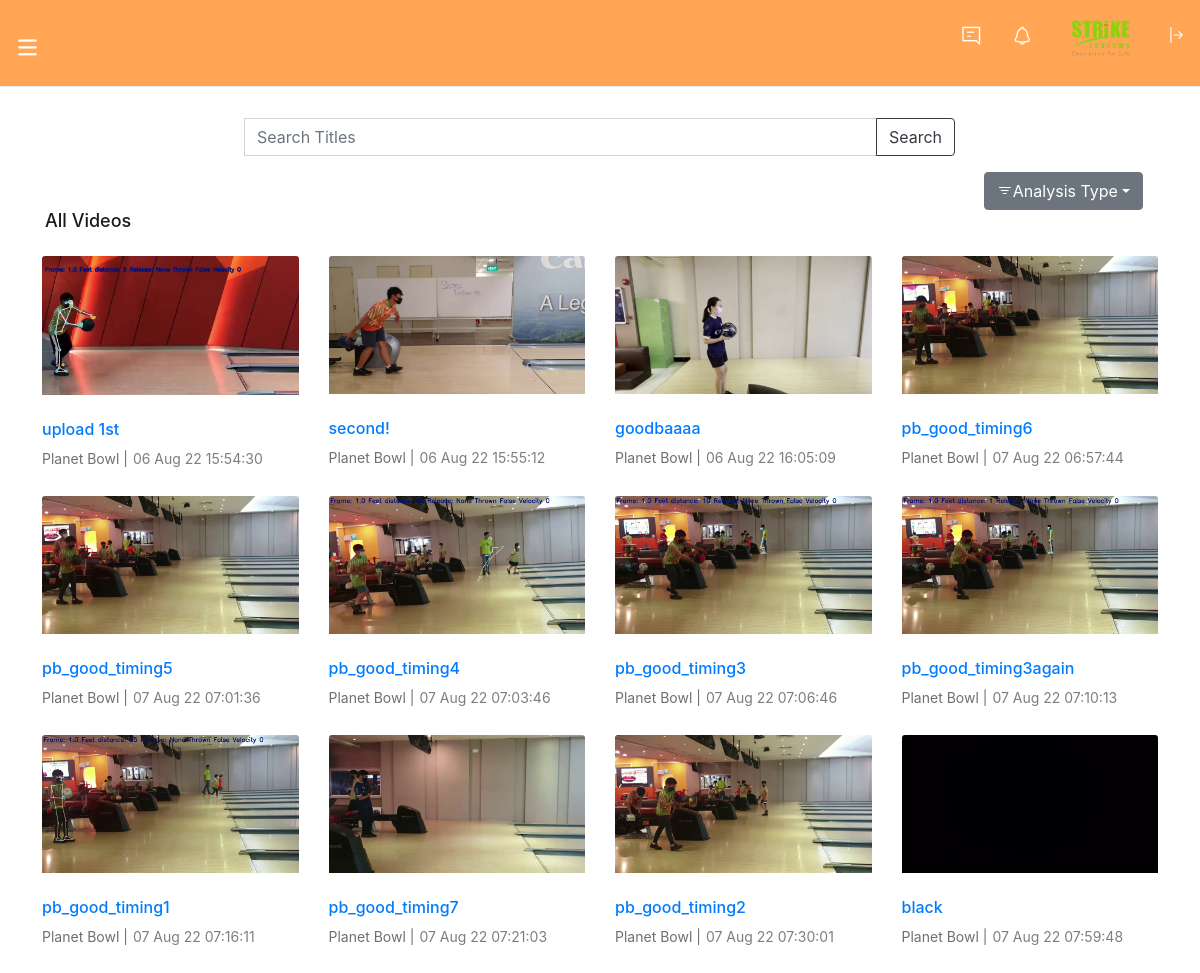
The page /history (signed in) on the database as committed earlier.
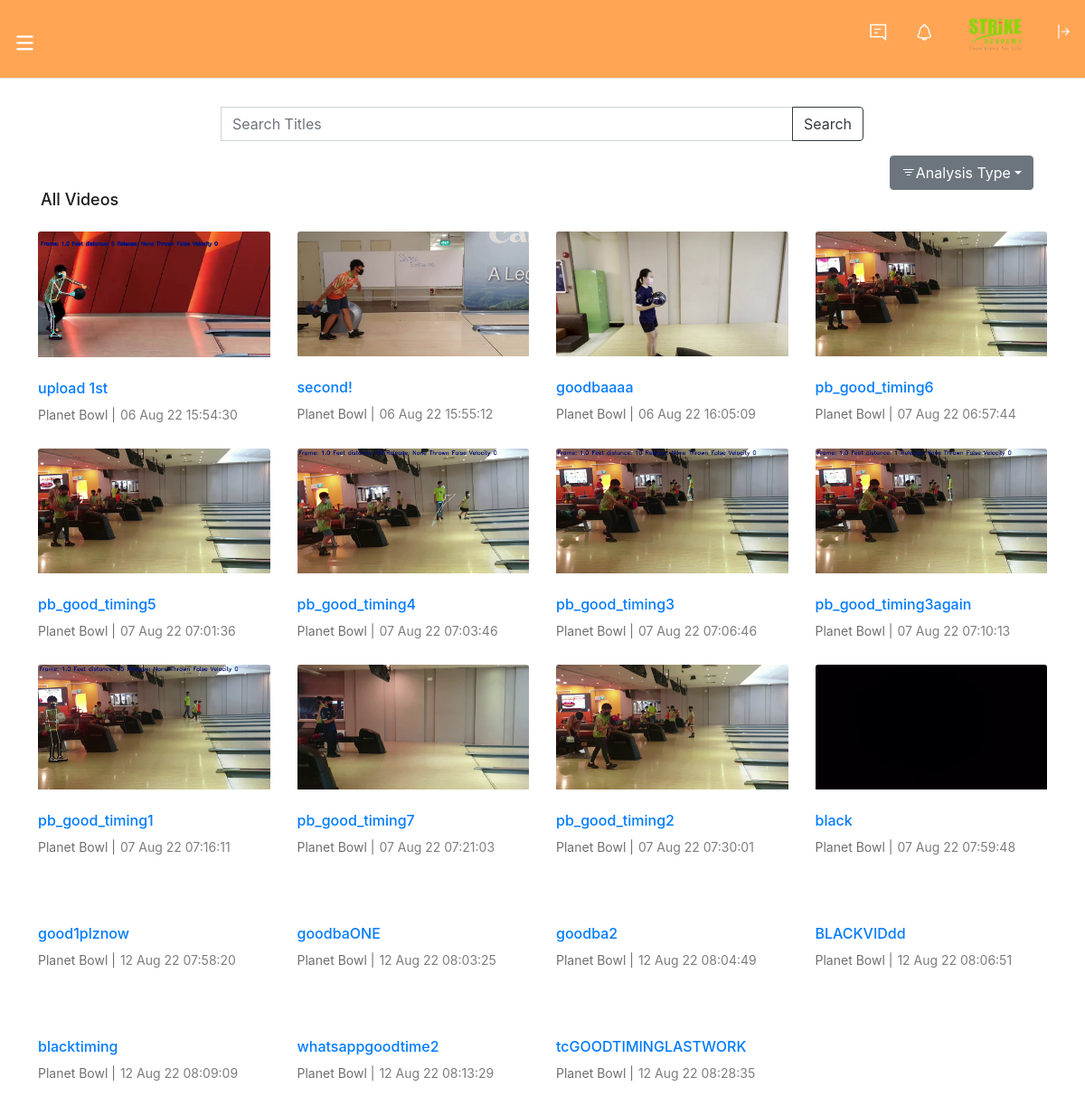
The same page on the database as committed later.
### application/models.py (models this page shows)
class Thumbnail(UserMixin, db.Model):
    __tablename__='Thumbnail'
    id=db.Column(db.Integer, primary_key=True,autoincrement=True)
    User_id=db.Column(db.Integer,db.ForeignKey('Users.id'))
    RawVideo_id=db.Column(db.Integer,db.ForeignKey('RawVideo.id'))
    thumb_path=db.Column(db.String)
    Date=db.Column(db.DateTime,nullable=False)
    Event=db.Column(db.String,nullable=False) #where was this event
    Name=db.Column(db.String,nullable=False)

### application/routes.py (the view, shortened to what this page needs)
@app.route("/history",methods=['GET'])
@app.route('/history/<filter>')
@login_required
def history(filter=None):
    search = SearchForm()
    if request.method == 'GET' and search.validate_on_submit():
        return redirect((url_for('search_results', query=search.search.data)))  # or what you want
    return render_template('history.html',title="Your History", history=gethistory(), search=search, vidType="All")

### application/forms.py
class SearchForm(FlaskForm):
    searched = StringField('Search', [InputRequired()])
    submit = SubmitField("Search")

### application/routes.py (called while the page is built)
@login_manager.user_loader
def load_user(user_id):
    return Users.query.get(int(user_id))

def gethistory():
    try:
        video=Thumbnail.query.filter_by(User_id=current_user.id).all()
        return video
    except Exception as error:
        db.session.rollback()
        flash(error,"danger")
        return []

### application/templates/history.html (shortened to what this page needs)
{% extends "layout.html" %}
{% block content %}
<section class="videso_section">
    <div class="videso_tb_details">
        <div class="container">
            <div class="vidz_sec">
                <div class="row mx-auto justify-content-center">
                    <div class="col-8">
                        <form method="POST" action="{{url_for('search')}}">
                        <div class="input-group mb-3">
                                {{ search.searched(placeholder="Search Titles", class="form-control input-text") }}
                                <div class="input-group-append">
                                    {{ search.submit(class="btn btn-outline-dark")}}
                                </div>
                        </div>
                        </form>
                    </div>
                    <div class="dropdown text-right">
                        <button class="btn btn-secondary dropdown-toggle" type="button" id="dropdownMenuButton" data-toggle="dropdown" aria-haspopup="true" aria-expanded="false"><i class="bi bi-filter"></i>Analysis Type</button>
                    </div>
                </div>
                <h3>{{vidType}} Videos</h3>
                {%if history|length == 0%}
                <p class="text-center">No videos found! Upload a video in our home page.</p>
                {%else%}
                <div class="row mt-2">
                    <div class="vidz_list">
                        <div class="row">
                            {% for hist in history %}
                            <div class="col-lg-3 col-md-3 col-sm-6 col-6 full_wdth">
                                <div class="videoo">
                                    <div class="vid_thumbainl">
                                        <a href="/analysis/{{hist.RawVideo_id}}" title="">
                                            <img src="{{url_for('static', filename='' + hist.thumb_path) }}" alt="">
                                        </a>
                                    </div>
                                    <div class="video_info">
                                        <h3><a href="/analysis/{{hist.RawVideo_id}}" title="">{{hist.Name}}</a></h3>
                                        <span>{{hist.Event}} |<small class="posted_dt">{{hist.Date.strftime('%d %h %y %X')}}</small></span>
                                    </div>
                                </div>
                            </div>
                            {% endfor %}
                        </div>
                    </div>
                </div>
            </div>
        </div>
    </div>
</section>
{%endif%}
{% endblock %}

### application/templates/layout.html (shortened to what this page needs)
<!DOCTYPE html>
<html>
    <head>
        <link rel="stylesheet" href="https://cdn.jsdelivr.net/npm/bootstrap@5.1.3/dist/css/bootstrap.min.css">
        <link rel="stylesheet" href="https://cdn.jsdelivr.net/npm/bootstrap-icons@1.3.0/font/bootstrap-icons.css">
        <link rel="stylesheet" type="text/css" href="{{url_for('static', filename='css/thumbs-embedded.css') }}">
        <link rel="stylesheet" type="text/css" href="{{url_for('static', filename='css/style2.css') }}">
        <link rel="stylesheet" type="text/css" href="{{url_for('static', filename='css/responsive.css') }}">
        <link rel="stylesheet" type="text/css" href="{{url_for('static', filename='css/bootstrap.min.css') }}">
    </head>
<body>
    {% include "includes/nav.html" %}
    {%block content%}
    {%endblock%}
</body>
</html>

### application/templates/includes/nav.html (shortened to what this page needs)
    <div class="wrapper">
        <header>
            <div class="top_bar" style="background-color: #ffa554;">
                <div class="container">
                    <div class="top_header_content">
                        <div class="menu_logo">
                            <a href="#" title="" class="menu">
                                <i class="icon-menu" style="color:white;"></i>
                            </a>
                        </div>
                        <ul class="controls-lv">
                            <li>
                                <a href="#" title=""><i class="icon-message" style="color:white;"></i></a>
                            </li>
                            <li>
                                <a href="#" title=""><i class="icon-notification" style="color:white;"></i></a>
                            </li>
                            <li>
                                <div class="user-ac-img">
                                    <img src="{{url_for('static', filename='images/logo.png') }}" alt="WHY" style="height:50px; width: auto;">
                                </div>
                            </li>
                            <li>
                                <a href="/logout" title="" ><i class="bi bi-arrow-bar-right" style="color:white;"></i></a>
                            </li>
                        </ul>
                        <div class="clearfix"></div>
                    </div>
                </div>
            </div>
        </header>

### application/static/css/thumbs-embedded.css (style rules this page uses)
[class^="icon-"]:before, [class*=" icon-"]:before { font-family: "thumbs"; font-style: normal; font-weight: normal; speak: none; display: inline-block; text-decoration: inherit; width: 1em; margin-right: .2em; text-align: center; font-variant: normal; text-transform: none; line-height: 1em; margin-left: .2em; }
.icon-menu:before { content: '\e814'; }
.icon-message:before { content: '\e815'; }
.icon-notification:before { content: '\e817'; }

### application/static/css/responsive.css (style rules this page uses)
@media (max-width: 1450px) { header .container { max-width: 1380px;padding: 0; } }
@media (max-width: 1450px) { .menu_logo { width: 420px; } }
@media (max-width: 1450px) { header .container { padding: 0 15px; } }
@media (max-width: 1366px) { .menu_logo { width: 30%; } }
@media (max-width: 1200px) { .menu_logo { width: 30%; } }
@media (max-width: 1200px) { .container { max-width: 100%;padding: 0 15px; } }
@media (max-width: 1200px) { .menu_logo { width: 25%; } }

Rows that differ between the two databases and show on the page:
added Thumbnail: Name "good1plznow", Event "Planet Bowl", Date "12 Aug 22 07:58:20"
added Thumbnail: Name "goodbaONE", Event "Planet Bowl", Date "12 Aug 22 08:03:25"
added Thumbnail: Name "goodba2", Event "Planet Bowl", Date "12 Aug 22 08:04:49"
added Thumbnail: Name "BLACKVIDdd", Event "Planet Bowl", Date "12 Aug 22 08:06:51"
added Thumbnail: Name "blacktiming", Event "Planet Bowl", Date "12 Aug 22 08:09:09"
added Thumbnail: Name "whatsappgoodtime2", Event "Planet Bowl", Date "12 Aug 22 08:13:29"
added Thumbnail: Name "tcGOODTIMINGLASTWORK", Event "Planet Bowl", Date "12 Aug 22 08:28:35"
